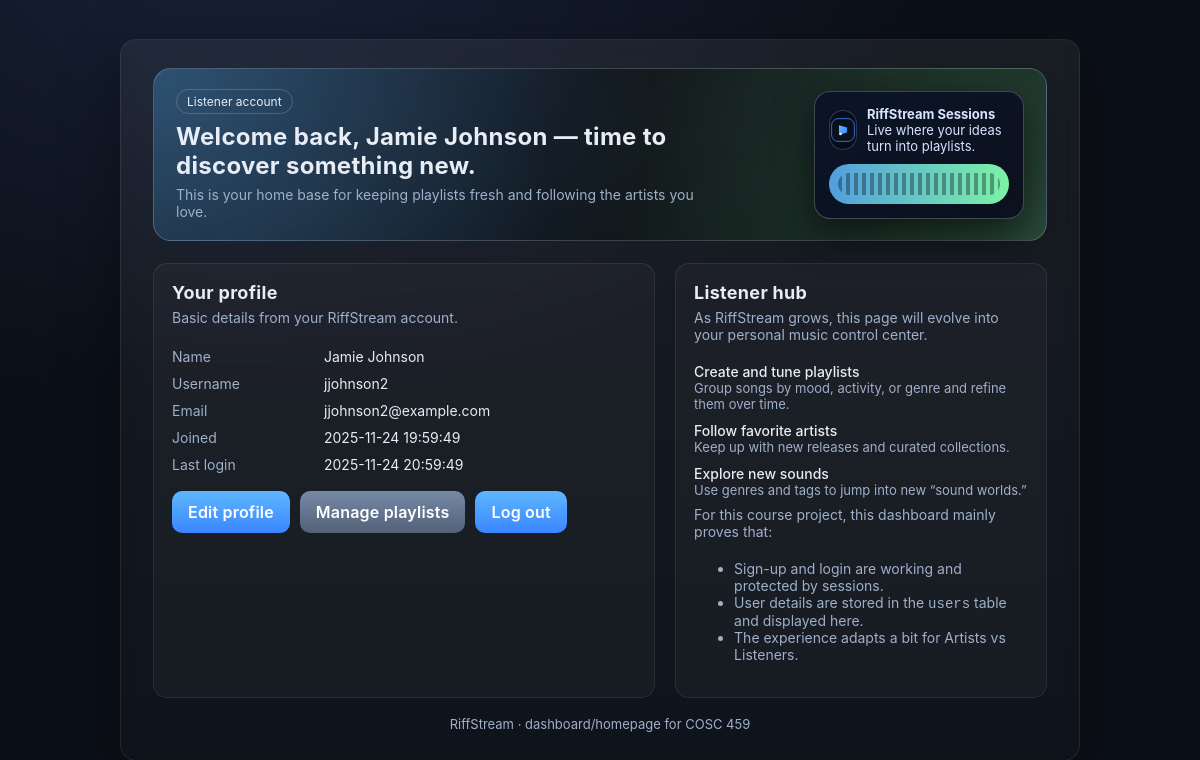
The app's page /dashboard.php (signed in) with its own data.
### tables this page shows
CREATE TABLE `users` (
  `user_id`      INT UNSIGNED NOT NULL AUTO_INCREMENT,
  `first_name`   VARCHAR(50)  NOT NULL,
  `last_name`    VARCHAR(50)  NOT NULL,
  `username`     VARCHAR(30)  NOT NULL UNIQUE,
  `email`        VARCHAR(120) NOT NULL UNIQUE,
  `password_hash` VARCHAR(255) NOT NULL,
  `account_type` ENUM('Listener','Artist') NOT NULL DEFAULT 'Listener',
  `created_at`   DATETIME     NOT NULL DEFAULT CURRENT_TIMESTAMP,
  PRIMARY KEY (`user_id`)
);

### common.php (called while the page is built, shortened)
<?php
function h($v) {
    return htmlspecialchars($v ?? '', ENT_QUOTES, 'UTF-8');
}
?>

### dashboard.php (the view, shortened to what this page needs)
<?php
require __DIR__ . '/common.php';
require __DIR__ . '/db.php';
$stmt = $pdo->prepare('SELECT user_id, first_name, last_name, username, email, account_type, created_at
                       FROM users WHERE user_id = ? LIMIT 1');
$stmt->execute([$_SESSION['user_id']]);
$me = $stmt->fetch();
$isArtist    = (isset($me['account_type']) && $me['account_type'] === 'Artist');
$displayName = trim(($me['first_name'] ?? '') . ' ' . ($me['last_name'] ?? ''));
?>
<!doctype html>
<html lang="en">
<head>
  <link rel="stylesheet" href="style.css">
</head>
<body>
  <div class="container">
    <main class="card" role="main">
      <div class="hero">
        <div class="hero-main">
          <span class="pill"><?php echo h($me['account_type']); ?> account</span>
          <h1 class="hero-title">
            <?php if ($isArtist): ?>
              Welcome back, <?php echo h($displayName); ?> — RiffStream is ready for your next track.
            <?php else: ?>
              Welcome back, <?php echo h($displayName); ?> — time to discover something new.
            <?php endif; ?>
          </h1>
          <p class="hero-sub">
            <?php if ($isArtist): ?>
              This is your home base for managing your artist presence and connecting with listeners.
            <?php else: ?>
              This is your home base for keeping playlists fresh and following the artists you love.
            <?php endif; ?>
          </p>
        </div>
        <aside class="hero-art" aria-hidden="true">
          <div class="hero-art-logo-wrap">
            <div class="hero-art-logo">
              <img src="images/logo.svg" alt="">
            </div>
            <div class="hero-art-text">
              <strong>RiffStream Sessions</strong><br>
              Live where your ideas turn into playlists.
            </div>
          </div>
          <div class="hero-wave"></div>
        </aside>
      </div>
      <section class="cards">
        <section class="card-sm" aria-label="Profile summary">
          <h2 class="section-title">Your profile</h2>
          <p class="muted">Basic details from your RiffStream account.</p>
          <div class="kv">
            <div class="muted">Name</div>
            <div><?php echo h($displayName ?: '—'); ?></div>
            <div class="muted">Username</div>
            <div><?php echo h($me['username']); ?></div>
            <div class="muted">Email</div>
            <div><?php echo h($me['email']); ?></div>
            <div class="muted">Joined</div>
            <div><?php echo h($me['created_at'] ?: '—'); ?></div>
            <div class="muted">Last login</div>
            <div><?php echo h($_SESSION['last_login_at'] ?? '—'); ?></div>
          </div>
          <div class="row">
            <a class="btn" href="update_profile.php">Edit profile</a>
            <a class="btn btn-secondary" href="delete_playlist.php">Manage playlists</a>
            <a class="btn" href="logout.php">Log out</a>
          </div>
        </section>
        <section class="card-sm" aria-label="Experience focus">
          <?php if ($isArtist): ?>
            <h2 class="section-title">Artist spotlight</h2>
            <p class="muted">
              Think of this page as your backstage area. As RiffStream grows, this is where you’ll manage uploads and connect with fans.
            </p>
            <div class="quick-actions">
              <div>
                <div class="qa-item-title">Upload and organize tracks</div>
                <div class="qa-item-note">Plan EPs, singles, and albums so listeners can explore your catalog.</div>
              </div>
              <div>
                <div class="qa-item-title">Shape your sound identity</div>
                <div class="qa-item-note">Use consistent genres and descriptions so your music is easier to find.</div>
              </div>
              <div>
                <div class="qa-item-title">Grow your audience</div>
                <div class="qa-item-note">Encourage follows and build playlists that show off your best work.</div>
              </div>
            </div>
          <?php else: ?>
            <h2 class="section-title">Listener hub</h2>
            <p class="muted">
              As RiffStream grows, this page will evolve into your personal music control center.
            </p>
            <div class="quick-actions">
              <div>
                <div class="qa-item-title">Create and tune playlists</div>
                <div class="qa-item-note">Group songs by mood, activity, or genre and refine them over time.</div>
              </div>
              <div>
                <div class="qa-item-title">Follow favorite artists</div>
                <div class="qa-item-note">Keep up with new releases and curated collections.</div>
              </div>
              <div>
                <div class="qa-item-title">Explore new sounds</div>
                <div class="qa-item-note">Use genres and tags to jump into new “sound worlds.”</div>
              </div>
            </div>
          <?php endif; ?>
          <div class="spacer"></div>
          <p class="muted">
            For this course project, this dashboard mainly proves that:
          </p>
          <ul class="muted">
            <li>Sign-up and login are working and protected by sessions.</li>
            <li>User details are stored in the <code>users</code> table and displayed here.</li>
            <li>The experience adapts a bit for Artists vs Listeners.</li>
          </ul>
        </section>
      </section>
      <div class="footer">RiffStream · dashboard/homepage for COSC 459</div>
    </main>
  </div>
</body>
</html>

### style.css (style rules this page uses)
:root { --bg: #0b0f17; --card: #141a26; --text: #e7ecf5; --muted: #9fb0ca; --accent: #4da3ff; --danger: #ff5d6c; --success: #62d48f; --focus: #89b8ff; --input: #0f141f; }
* { box-sizing: border-box; }
html, body { margin: 0; padding: 0; font-family: -apple-system, system-ui, sans-serif; background: radial-gradient(1200px 800px at 20% -10%, #182137 0%, #0b0f17 60%); color: var(--text); min-height: 100vh; }
.container { display: grid; place-items: center; min-height: 100vh; padding: 24px; }
.card { width: 100%; max-width: 960px; background: linear-gradient(180deg, rgba(255,255,255,0.06), rgba(255,255,255,0.02)); border: 1px solid rgba(255,255,255,0.08); border-radius: 16px; padding: 28px 32px; box-shadow: 0 20px 60px rgba(0,0,0,0.35); backdrop-filter: blur(8px); }
h1, h2 { margin: 0 0 8px 0; letter-spacing: 0.3px; }
h1 { font-size: 26px; }
p { color: var(--muted); margin: 0 0 20px 0; }
button, .btn { cursor: pointer; border: none; border-radius: 10px; padding: 11px 16px; background: linear-gradient(180deg, #5eb7ff, #3a86ff); color: white; font-weight: 600; letter-spacing: 0.2px; transition: transform 120ms ease, box-shadow 120ms ease, opacity 120ms ease; text-decoration: none; display: inline-flex; align-items: center; justify-content: center; }
.btn-secondary { background: linear-gradient(180deg, #7689a6, #536178); }
.footer { margin-top: 18px; font-size: 13px; color: var(--muted); text-align: center; }

### dashboard.php (style rules this page uses)
.hero { padding: 20px 22px; border-radius: 18px; background: radial-gradient(circle at top left, rgba(94,183,255,0.38), transparent 55%), radial-gradient(circle at bottom right, rgba(130,255,173,0.25), transparent 55%), rgba(0,0,0,0.45); border: 1px solid rgba(255,255,255,0.18); margin-bottom: 22px; display: grid; grid-template-columns: minmax(0, 2fr) minmax(0, 1.1fr); gap: 18px; align-items: center; }
.hero-main .pill { display: inline-block; padding: 4px 10px; border-radius: 999px; border: 1px solid rgba(255,255,255,0.18); font-size: 12px; margin-bottom: 8px; }
.hero-title { font-size: 24px; margin: 0 0 6px 0; }
.hero-sub { margin: 0; font-size: 14px; color: #9fb0ca; }
.hero-art { justify-self: flex-end; max-width: 210px; width: 100%; padding: 14px; border-radius: 16px; background: linear-gradient(145deg, rgba(10,20,40,0.95), rgba(11,16,28,0.98)); border: 1px solid rgba(255,255,255,0.22); box-shadow: 0 14px 38px rgba(0,0,0,0.6); display: grid; grid-template-rows: auto auto; gap: 10px; }
.hero-art-logo-wrap { display: flex; align-items: center; gap: 10px; }
.hero-art-logo { width: 40px; height: 40px; border-radius: 14px; background: rgba(7,12,26,0.9); display: flex; align-items: center; justify-content: center; border: 1px solid rgba(255,255,255,0.18); }
.hero-art-logo img { width: 26px; height: 26px; }
.hero-art-text { font-size: 13px; color: #d9e4ff; }
.hero-wave { height: 40px; border-radius: 999px; background: linear-gradient(90deg, rgba(94,183,255,0.85), rgba(130,255,173,0.95)); position: relative; overflow: hidden; }
.hero-wave::before { content: ""; position: absolute; inset: 9px; border-radius: 999px; background-image: repeating-linear-gradient(90deg, rgba(11,17,30,0.75) 0 4px, transparent 4px 8px); opacity: 0.5; }
.cards { display: grid; grid-template-columns: minmax(0, 1.35fr) minmax(0, 1fr); gap: 20px; margin-top: 14px; }
.card-sm { padding: 18px 18px 20px; border-radius: 14px; background: rgba(255,255,255,0.03); border: 1px solid rgba(255,255,255,0.08); }
.section-title { margin: 0 0 6px 0; font-size: 18px; }
.muted { color: #9fb0ca; font-size: 14px; }
.kv { display: grid; grid-template-columns: 140px 1fr; gap: 6px 12px; margin-top: 12px; }
.kv div { padding: 2px 0; font-size: 14px; }
.quick-actions { display: grid; grid-template-columns: 1fr; gap: 10px; margin-top: 12px; font-size: 14px; }
.qa-item-title { font-weight: 500; }
.qa-item-note { font-size: 13px; color: #9fb0ca; }
.row { display: flex; gap: 10px; flex-wrap: wrap; margin-top: 16px; }
.spacer { height: 8px; }

### records on screen
users: account_type "Listener", displayName "Jamie Johnson", first_name+last_name "Jamie Johnson", username "jjohnson2", email "jjohnson2@example.com", created_at "2025-11-24 19:59:49"

### other values on screen
$_SESSION['last_login_at'] "2025-11-24 20:59:49"
